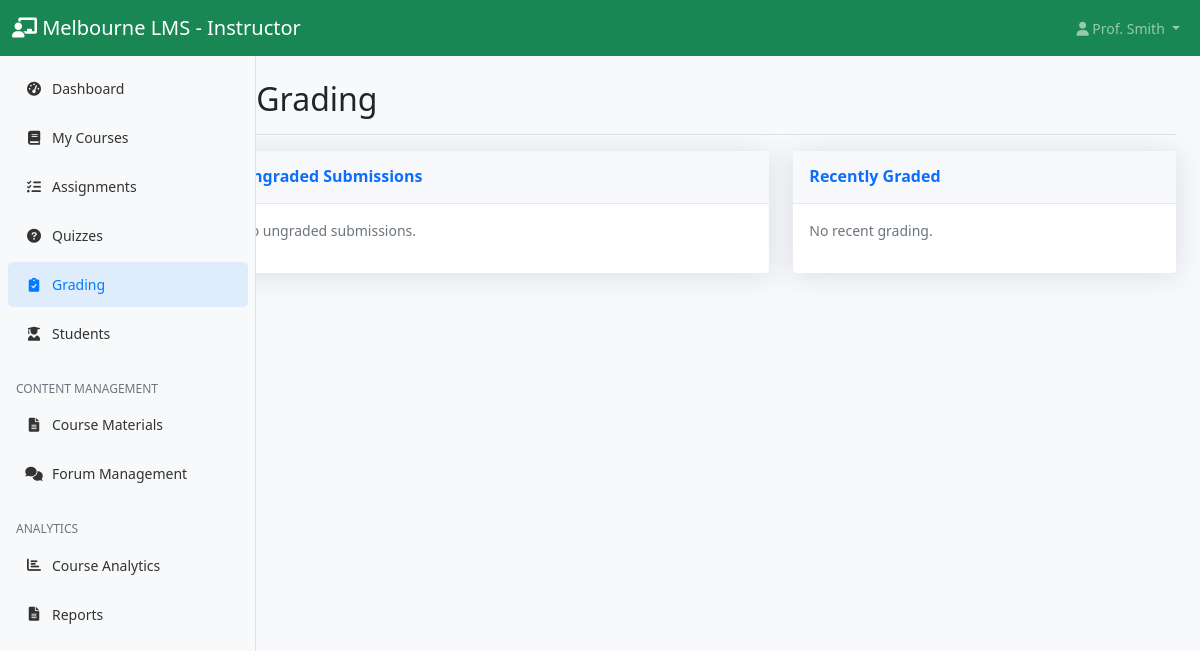
Page /instructor/grading.php (signed in) on the earlier database version.
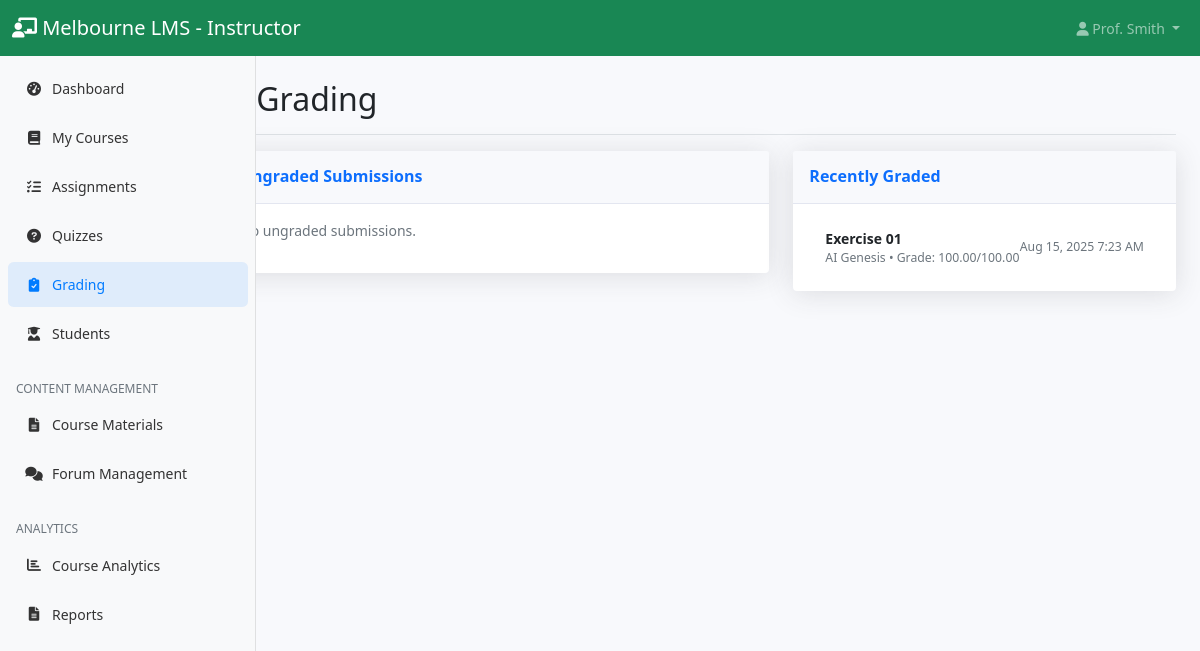
Same page on the later database version.
### tables this page shows
CREATE TABLE `assignment_submissions` (
  `id` int(11) NOT NULL,
  `assignment_id` int(11) NOT NULL,
  `student_id` int(11) NOT NULL,
  `submission_text` text DEFAULT NULL,
  `file_path` varchar(500) DEFAULT NULL,
  `submitted_at` timestamp NOT NULL DEFAULT current_timestamp(),
  `grade` decimal(5,2) DEFAULT NULL,
  `feedback` text DEFAULT NULL,
  `graded_by` int(11) DEFAULT NULL,
  `graded_at` timestamp NULL DEFAULT NULL
);

CREATE TABLE `assignments` (
  `id` int(11) NOT NULL,
  `course_id` int(11) NOT NULL,
  `title` varchar(200) NOT NULL,
  `description` text DEFAULT NULL,
  `due_date` datetime DEFAULT NULL,
  `max_points` decimal(5,2) DEFAULT 100.00,
  `created_by` int(11) NOT NULL,
  `created_at` timestamp NOT NULL DEFAULT current_timestamp()
);

CREATE TABLE `courses` (
  `id` int(11) NOT NULL,
  `title` varchar(200) NOT NULL,
  `description` text DEFAULT NULL,
  `instructor_id` int(11) NOT NULL,
  `course_code` varchar(20) NOT NULL,
  `credits` int(11) DEFAULT 3,
  `semester` varchar(20) DEFAULT NULL,
  `year` int(11) DEFAULT NULL,
  `max_students` int(11) DEFAULT 50,
  `status` enum('active','inactive') DEFAULT 'active',
  `created_at` timestamp NOT NULL DEFAULT current_timestamp()
);

### config/database.php (called while the page is built, shortened)
<?php
function formatDate($date)
{
    return date('M j, Y g:i A', strtotime($date));
}

### instructor/grading.php (the view, shortened to what this page needs)
<?php
require_once '../config/database.php';
$database = new Database();
$db = $database->getConnection();
$ungradedStmt = $db->prepare('SELECT s.*, a.title AS assignment_title, a.max_points, c.title AS course_title
	FROM assignment_submissions s
	JOIN assignments a ON s.assignment_id = a.id
	JOIN courses c ON a.course_id = c.id
	WHERE c.instructor_id = ? AND s.grade IS NULL
	ORDER BY s.submitted_at ASC');
$ungradedStmt->execute([$_SESSION['user_id']]);
$ungraded = $ungradedStmt->fetchAll(PDO::FETCH_ASSOC);
$gradedStmt = $db->prepare('SELECT s.*, a.title AS assignment_title, a.max_points, c.title AS course_title
	FROM assignment_submissions s
	JOIN assignments a ON s.assignment_id = a.id
	JOIN courses c ON a.course_id = c.id
	WHERE c.instructor_id = ? AND s.grade IS NOT NULL
	ORDER BY s.graded_at DESC LIMIT 20');
$gradedStmt->execute([$_SESSION['user_id']]);
$recent = $gradedStmt->fetchAll(PDO::FETCH_ASSOC);
?>
<!DOCTYPE html>
<html lang="en">
<head>
	<link href="https://cdn.jsdelivr.net/npm/bootstrap@5.1.3/dist/css/bootstrap.min.css" rel="stylesheet">
	<link href="https://cdnjs.cloudflare.com/ajax/libs/font-awesome/6.0.0/css/all.min.css" rel="stylesheet">
	<link href="../assets/css/dashboard.css" rel="stylesheet">
</head>
<body>
	<?php include '../includes/instructor_navbar.php'; ?>
	<div class="container-fluid">
		<div class="row">
			<?php include '../includes/instructor_sidebar.php'; ?>
			<main class="col-md-9 ms-sm-auto col-lg-10 px-md-4">
				<div class="d-flex justify-content-between flex-wrap flex-md-nowrap align-items-center pt-3 pb-2 mb-3 border-bottom">
					<h1 class="h2"><i class="fas fa-clipboard-check"></i> Grading</h1>
				</div>
				<div class="row g-4">
					<div class="col-lg-7">
						<div class="card shadow">
							<div class="card-header py-3">
								<h6 class="m-0 font-weight-bold text-primary">Ungraded Submissions</h6>
							</div>
							<div class="card-body">
								<?php if (empty($ungraded)): ?>
									<p class="text-muted">No ungraded submissions.</p>
								<?php endif; ?>
							</div>
						</div>
					</div>
					<div class="col-lg-5">
						<div class="card shadow">
							<div class="card-header py-3">
								<h6 class="m-0 font-weight-bold text-primary">Recently Graded</h6>
							</div>
							<div class="card-body">
								<?php if (empty($recent)): ?>
									<p class="text-muted">No recent grading.</p>
								<?php else: ?>
									<ul class="list-group list-group-flush">
										<?php foreach ($recent as $s): ?>
										<li class="list-group-item d-flex justify-content-between align-items-center">
											<div>
												<strong><?php echo htmlspecialchars($s['assignment_title']); ?></strong>
												<div class="small text-muted"><?php echo htmlspecialchars($s['course_title']); ?> • Grade: <?php echo htmlspecialchars($s['grade']); ?>/<?php echo htmlspecialchars($s['max_points']); ?></div>
											</div>
											<small class="text-muted"><?php echo formatDate($s['graded_at']); ?></small>
										</li>
										<?php endforeach; ?>
									</ul>
								<?php endif; ?>
							</div>
						</div>
					</div>
				</div>
			</main>
		</div>
	</div>
</body>
</html>

Differences in the rows shown:
added assignment_submissions: assignment.title "Exercise 01", courses.title "AI Genesis", grade "100.00", assignment.max_points "100.00", graded_at "Aug 15, 2025 7:23 AM"
Other differences:
text no longer shown: "No recent grading."
